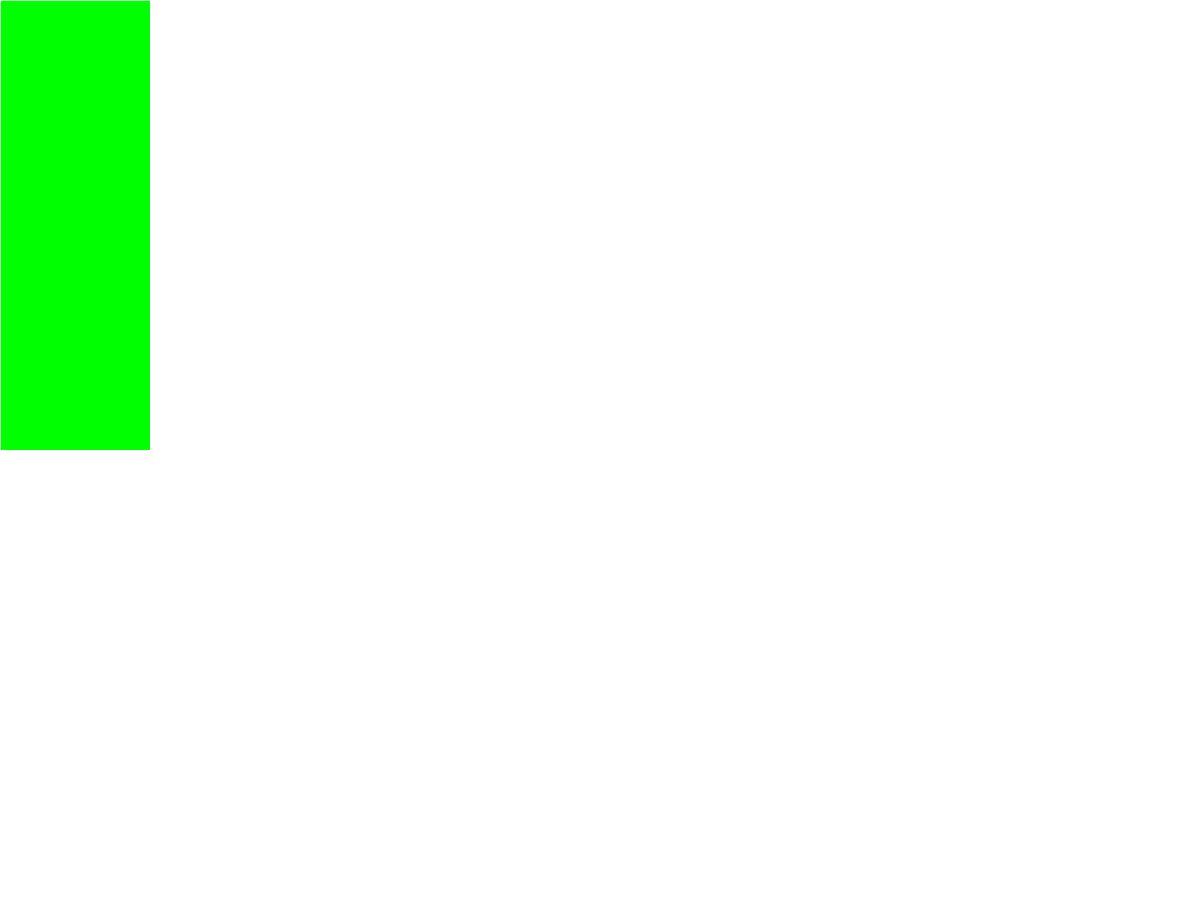
Frame 1 (no input)
Frame 60 (the mouse pressed at the canvas centre just before this capture): identical to frame 1, image omitted
Frame 120 (the mouse held since frame 60 and released just before this capture): blank canvas, image omitted

The Processing sketch that drew this single still picture (run headless with seeded random() and noise(); from frame 60 on, the mouse is pressed at the canvas centre):

// Processing sketch: sketch_2dPrimitives
// ── sketch_2dPrimitives.pde
void setup(){
  //size(900,900);
  fullScreen();
}

void draw(){
  background(255);
  fill(0,255,0);
  
  //rectMode(CORNER);
  rectMode(CORNERS);
  //rectMode(CENTER);
  //rectMode(RADIUS);
  //strokeWeight(10); //thickness of the outline
  //noStroke();
  stroke(255); //color of the outline
  strokeJoin(ROUND);//BEVEL, MITER, ROUND
  rect(mouseX, mouseY, 200, 600);
  
  
  /*
  stroke(0);
  strokeWeight(10);
  point(500,500);
  */
  
  //quad(100,100, 500, 200, 500, 500, 50, 500);
  
  /*
  strokeWeight(3);

  beginShape(TRIANGLE_FAN); //default is a polygon
  vertex(200, 200);
  vertex(400, 200);
  vertex(400, 400);
  vertex(600, 400);
  vertex(600, 600);
  vertex(200, 600);
  endShape(CLOSE);
  */
  /*
  beginShape(TRIANGLE_FAN);
  vertex(57.5, 50);
  vertex(57.5, 15); 
  vertex(92, 50); 
  vertex(57.5, 85); 
  vertex(22, 50); 
  vertex(57.5, 15); 
  endShape();
  */
}
